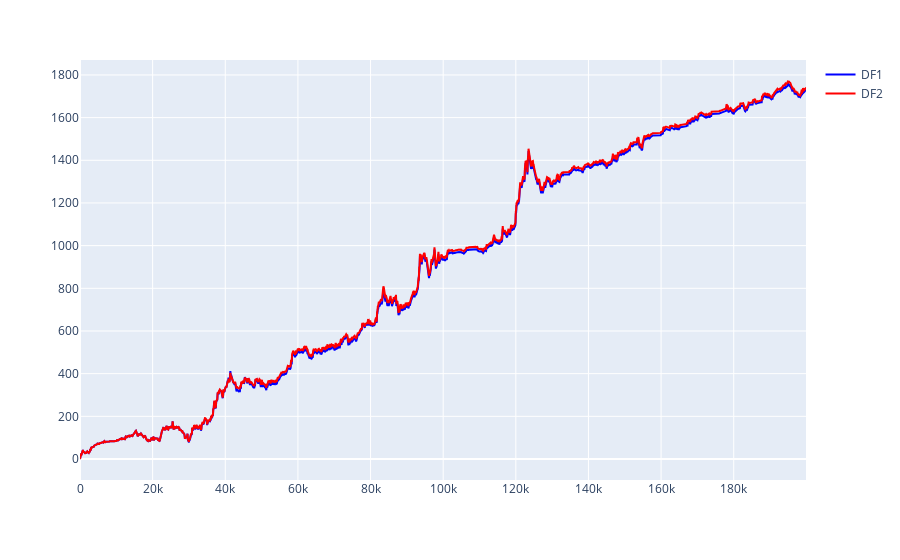

Write notebook code for a chart like this one.
### Code cell
def plot(col):
    fig = px.line()

    # Add lines for both df and df2 to the plot
    fig.add_scatter(
        x=df["timestamp"],
        y=df[col],
        mode="lines",
        name="DF1",
        line=dict(color="blue"),
    )
    fig.add_scatter(
        x=df2["timestamp"],
        y=df2[col],
        mode="lines",
        name="DF2",
        line=dict(color="red"),
    )

    # Show the plot
    fig.show()

plot('profit_and_loss')

### Figure 1 — Plotly figure (JSON) as saved in the notebook; plotly's stock layout.template omitted (floating-point values rounded to 4 significant figures; data arrays with more than 128 entries replaced by an {"elided": "..."} marker saying what was removed)
{"data": [{"hovertemplate": "<extra></extra>", "legendgroup": "", "line": {"color": "#636efa", "dash": "solid"}, "marker": {"symbol": "circle"}, "mode": "lines", "name": "", "orientation": "v", "showlegend": false, "type": "scatter", "xaxis": "x", "yaxis": "y"}, {"line": {"color": "blue"}, "mode": "lines", "name": "DF1", "type": "scatter", "x": {"elided": "2000 int values"}, "y": {"elided": "2000 float values"}}, {"line": {"color": "red"}, "mode": "lines", "name": "DF2", "type": "scatter", "x": {"elided": "2000 int values"}, "y": {"elided": "2000 float values"}}], "layout": {"legend": {"tracegroupgap": 0}, "margin": {"t": 60}, "xaxis": {"anchor": "y", "domain": [0, 1]}, "yaxis": {"anchor": "x", "domain": [0, 1]}}}
